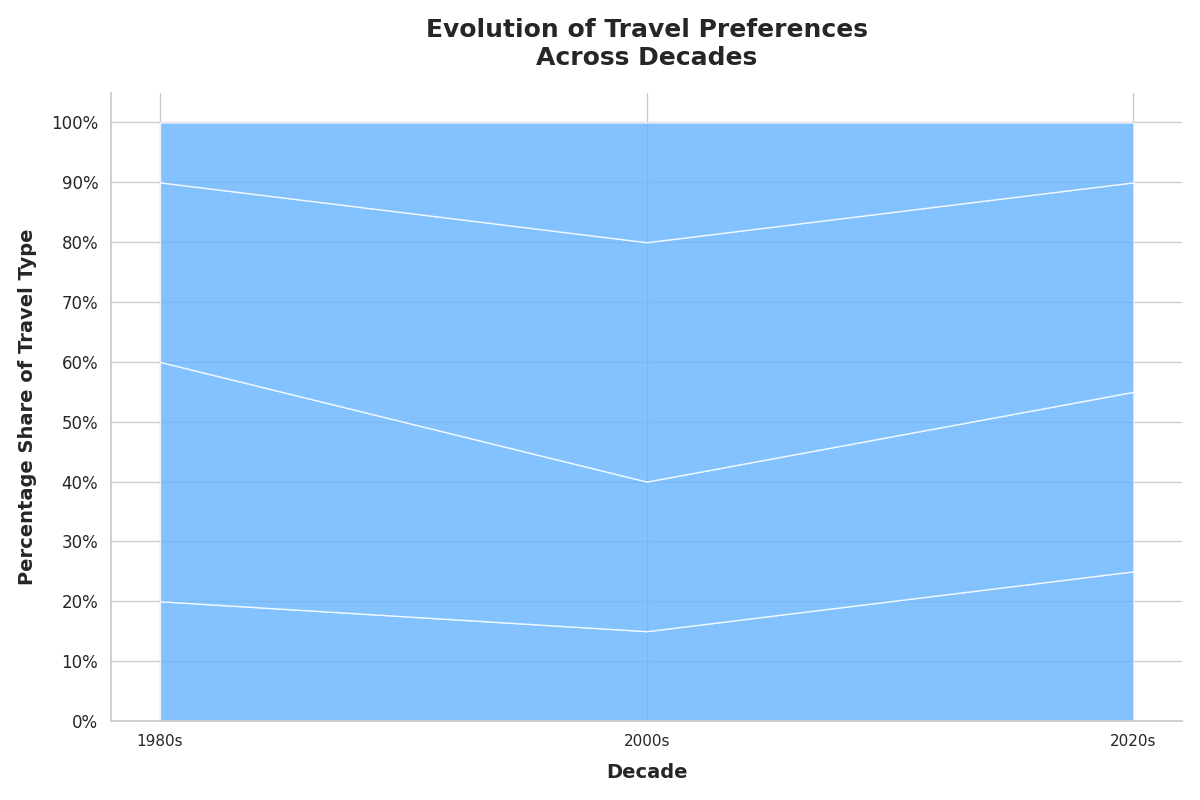

Here is the Python script that generated this plot:
import matplotlib.pyplot as plt
import numpy as np

decades = ['1980s', '2000s', '2020s']
adventure = np.array([20, 15, 25])
cultural = np.array([40, 25, 30])
relaxation = np.array([30, 40, 35])
business = np.array([10, 20, 10])

data = np.vstack([adventure, cultural, relaxation, business])
single_color = '#66b3ff'

fig, ax = plt.subplots(figsize=(12, 8))
ax.stackplot(decades, data, colors=[single_color]*4, alpha=0.8)

ax.set_title('Evolution of Travel Preferences\nAcross Decades', fontsize=18, weight='bold', pad=20)
ax.set_xlabel('Decade', fontsize=14, weight='bold', labelpad=10)
ax.set_ylabel('Percentage Share of Travel Type', fontsize=14, weight='bold', labelpad=10)

ax.set_yticks(np.arange(0, 101, 10))
ax.set_yticklabels([f'{y}%' for y in np.arange(0, 101, 10)], fontsize=12)
ax.set_xticks(decades)

ax.spines['top'].set_visible(False)
ax.spines['right'].set_visible(False)

plt.tight_layout()
plt.show()
